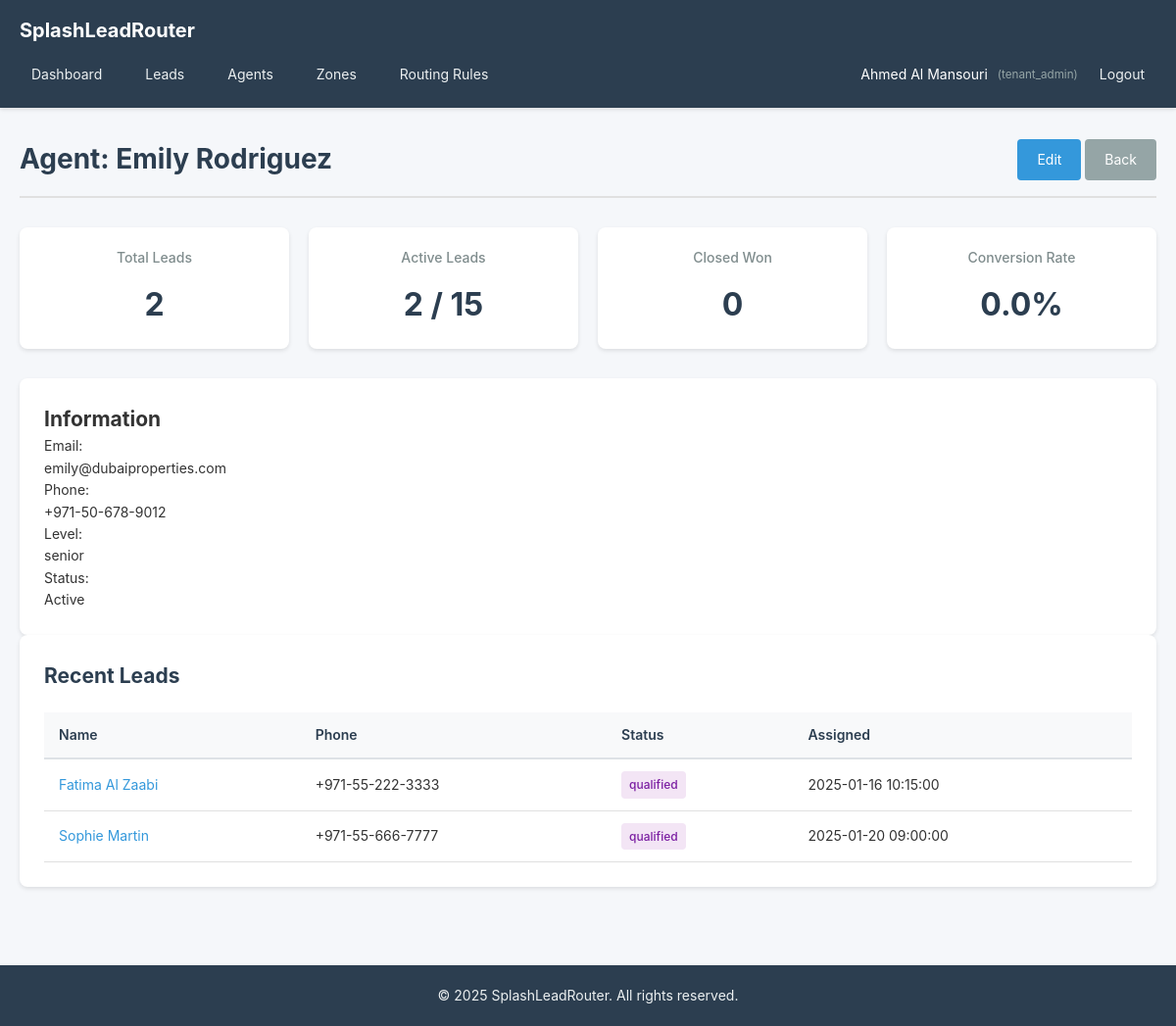
Page /agents/7 (signed in) on the committed database.
### tables this page shows
CREATE TABLE `users` (
  `id` INT UNSIGNED NOT NULL AUTO_INCREMENT,
  `tenant_id` INT UNSIGNED DEFAULT NULL COMMENT 'NULL for platform_admin',
  `name` VARCHAR(255) NOT NULL,
  `email` VARCHAR(255) NOT NULL,
  `password` VARCHAR(255) NOT NULL,
  `phone` VARCHAR(50) DEFAULT NULL,
  `role` ENUM('platform_admin', 'tenant_admin', 'agent', 'viewer') NOT NULL,
  `agent_level` ENUM('junior', 'senior') DEFAULT NULL COMMENT 'For agents only',
  `max_active_leads` INT DEFAULT 10 COMMENT 'Max open leads for agents',
  `is_active` TINYINT(1) DEFAULT 1,
  `created_at` TIMESTAMP DEFAULT CURRENT_TIMESTAMP,
  `updated_at` TIMESTAMP DEFAULT CURRENT_TIMESTAMP ON UPDATE CURRENT_TIMESTAMP,
  PRIMARY KEY (`id`),
  UNIQUE KEY `unique_email` (`email`),
  INDEX `idx_tenant_id` (`tenant_id`),
  INDEX `idx_role` (`role`),
  INDEX `idx_is_active` (`is_active`),
  FOREIGN KEY (`tenant_id`) REFERENCES `tenants`(`id`) ON DELETE CASCADE
);

CREATE TABLE `leads` (
  `id` INT UNSIGNED NOT NULL AUTO_INCREMENT,
  `tenant_id` INT UNSIGNED NOT NULL,
  `name` VARCHAR(255) NOT NULL,
  `phone` VARCHAR(50) NOT NULL,
  `email` VARCHAR(255) DEFAULT NULL,
  `source` VARCHAR(100) DEFAULT NULL,
  `source_id` INT UNSIGNED DEFAULT NULL COMMENT 'FK to lead_sources',
  `campaign` VARCHAR(255) DEFAULT NULL,
  `property_type` VARCHAR(100) DEFAULT NULL,
  `budget_min` DECIMAL(12,2) DEFAULT NULL,
  `budget_max` DECIMAL(12,2) DEFAULT NULL,
  `preferred_city` VARCHAR(100) DEFAULT NULL,
  `preferred_area` VARCHAR(100) DEFAULT NULL,
  `preferred_location` TEXT DEFAULT NULL,
  `notes` TEXT DEFAULT NULL,
  `status` ENUM('new', 'assigned', 'contacted', 'qualified', 'unqualified', 'closed_won', 'closed_lost') DEFAULT 'new',
  `assigned_agent_id` INT UNSIGNED DEFAULT NULL,
  `assigned_at` TIMESTAMP NULL DEFAULT NULL,
  `assignment_rule_id` INT UNSIGNED DEFAULT NULL,
  `first_contacted_at` TIMESTAMP NULL DEFAULT NULL,
  `qualified_at` TIMESTAMP NULL DEFAULT NULL,
  `closed_at` TIMESTAMP NULL DEFAULT NULL,
  `created_at` TIMESTAMP DEFAULT CURRENT_TIMESTAMP,
  `updated_at` TIMESTAMP DEFAULT CURRENT_TIMESTAMP ON UPDATE CURRENT_TIMESTAMP,
  PRIMARY KEY (`id`),
  INDEX `idx_tenant_id` (`tenant_id`),
  INDEX `idx_status` (`status`),
  INDEX `idx_assigned_agent_id` (`assigned_agent_id`),
  INDEX `idx_source` (`source`),
  INDEX `idx_created_at` (`created_at`),
  INDEX `idx_preferred_city` (`preferred_city`),
  FOREIGN KEY (`tenant_id`) REFERENCES `tenants`(`id`) ON DELETE CASCADE,
  FOREIGN KEY (`assigned_agent_id`) REFERENCES `users`(`id`) ON DELETE SET NULL,
  FOREIGN KEY (`source_id`) REFERENCES `lead_sources`(`id`) ON DELETE SET NULL,
  FOREIGN KEY (`assignment_rule_id`) REFERENCES `routing_rules`(`id`) ON DELETE SET NULL
);

### app/controllers/AgentController.php (called while the page is built, shortened)
<?php
require_once __DIR__ . '/../core/Controller.php';
require_once __DIR__ . '/../models/User.php';
class AgentController extends Controller {
    public function show($id) {
        $userModel = $this->model('User');
        $agent = $userModel->findById($id);
        $agentWithMetrics = $userModel->getAgentWithMetrics($id);
        $leadModel = $this->model('Lead');
        $recentLeads = $leadModel->getLeadsByAgent($id, [], 10, 0);
        $data = [
            'agent' => $agentWithMetrics,
            'recent_leads' => $recentLeads
        ];
        $this->view('agents/show', $data);
    }
}

### public/index.php (called while the page is built, shortened)
<?php
require_once __DIR__ . '/../app/core/Database.php';
require_once __DIR__ . '/../app/core/Router.php';
require_once __DIR__ . '/../app/core/Controller.php';
require_once __DIR__ . '/../app/core/Model.php';
require_once __DIR__ . '/../app/core/View.php';
$router = new Router();
$router->get('/', 'DashboardController', 'index', 'home');
$router->get('/login', 'AuthController', 'showLogin', 'login.show');
$router->post('/login', 'AuthController', 'login', 'login.post');
$router->get('/logout', 'AuthController', 'logout', 'logout');
$router->get('/register', 'AuthController', 'showRegister', 'register.show');
$router->post('/register', 'AuthController', 'register', 'register.post');
$router->get('/dashboard', 'DashboardController', 'index', 'dashboard');
$router->get('/leads', 'LeadController', 'index', 'leads.index');
$router->get('/leads/create', 'LeadController', 'create', 'leads.create');
$router->post('/leads', 'LeadController', 'store', 'leads.store');
$router->get('/leads/:id', 'LeadController', 'show', 'leads.show');
$router->get('/leads/:id/edit', 'LeadController', 'edit', 'leads.edit');
$router->post('/leads/:id/update', 'LeadController', 'update', 'leads.update');
$router->post('/leads/:id/status', 'LeadController', 'updateStatus', 'leads.status');
$router->post('/leads/:id/notes', 'LeadController', 'addNote', 'leads.notes');
$router->post('/leads/:id/reassign', 'LeadController', 'reassign', 'leads.reassign');
$router->get('/agents', 'AgentController', 'index', 'agents.index');
$router->get('/agents/create', 'AgentController', 'create', 'agents.create');
$router->post('/agents', 'AgentController', 'store', 'agents.store');
$router->get('/agents/:id', 'AgentController', 'show', 'agents.show');
$router->get('/agents/:id/edit', 'AgentController', 'edit', 'agents.edit');
$router->post('/agents/:id/update', 'AgentController', 'update', 'agents.update');
$router->post('/agents/:id/delete', 'AgentController', 'delete', 'agents.delete');
$router->get('/zones', 'ZoneController', 'index', 'zones.index');
$router->get('/zones/create', 'ZoneController', 'create', 'zones.create');
$router->post('/zones', 'ZoneController', 'store', 'zones.store');
$router->get('/zones/:id', 'ZoneController', 'show', 'zones.show');
$router->get('/zones/:id/edit', 'ZoneController', 'edit', 'zones.edit');
$router->post('/zones/:id/update', 'ZoneController', 'update', 'zones.update');
$router->post('/zones/:id/assign-agent', 'ZoneController', 'assignAgent', 'zones.assign');
$router->post('/zones/:id/remove-agent/:agentId', 'ZoneController', 'removeAgent', 'zones.remove');
$router->post('/zones/:id/delete', 'ZoneController', 'delete', 'zones.delete');
$router->get('/routing-rules', 'RoutingRuleController', 'index', 'routing.index');
$router->get('/routing-rules/create', 'RoutingRuleController', 'create', 'routing.create');
$router->post('/routing-rules', 'RoutingRuleController', 'store', 'routing.store');
$router->get('/routing-rules/:id', 'RoutingRuleController', 'show', 'routing.show');
$router->get('/routing-rules/:id/edit', 'RoutingRuleController', 'edit', 'routing.edit');
$router->post('/routing-rules/:id/update', 'RoutingRuleController', 'update', 'routing.update');
$router->post('/routing-rules/:id/toggle', 'RoutingRuleController', 'toggleStatus', 'routing.toggle');
$router->post('/routing-rules/:id/delete', 'RoutingRuleController', 'delete', 'routing.delete');
$router->get('/api/docs', 'ApiController', 'docs', 'api.docs');
$router->post('/api/leads', 'ApiController', 'createLead', 'api.leads.create');
$router->post('/api/leads/:id', 'ApiController', 'updateLead', 'api.leads.update');
$router->get('/api/leads/:id', 'ApiController', 'getLead', 'api.leads.get');
$router->dispatch();

### app/core/View.php (called while the page is built, shortened)
<?php
class View {
    public static function escape($string) {
        return htmlspecialchars($string, ENT_QUOTES, 'UTF-8');
    }
    public static function formatDate($date, $format = 'Y-m-d H:i:s') {
        $timestamp = strtotime($date);
        return date($format, $timestamp);
    }
}

### config/database.php (called while the page is built)
<?php
return [
    'host' => getenv('DB_HOST') ?: 'localhost',
    'database' => getenv('DB_NAME') ?: 'splashleadrouter',
    'username' => getenv('DB_USER') ?: 'root',
    'password' => getenv('DB_PASS') ?: '',
    'charset' => 'utf8mb4',
];

### app/core/Database.php (called while the page is built, shortened)
<?php
class Database {
    private static $instance = null;
    private $connection;
    private function __construct() {
        $config = require_once __DIR__ . '/../../config/database.php';
        $dsn = "mysql:host={$config['host']};dbname={$config['database']};charset={$config['charset']}";
        $options = [
            PDO::ATTR_ERRMODE => PDO::ERRMODE_EXCEPTION,
            PDO::ATTR_DEFAULT_FETCH_MODE => PDO::FETCH_ASSOC,
            PDO::ATTR_EMULATE_PREPARES => false,
        ];
        try {
            $this->connection = new PDO($dsn, $config['username'], $config['password'], $options);
        } catch (PDOException $e) {
            die('Database connection failed: ' . $e->getMessage());
        }
    }
    public static function getInstance() {
        if (self::$instance === null) {
            self::$instance = new self();
        }
        return self::$instance;
    }
    public function query($sql, $params = []) {
        $stmt = $this->connection->prepare($sql);
        $stmt->execute($params);
        return $stmt;
    }
}

### app/core/Model.php (called while the page is built, shortened)
<?php
class Model {
    protected $db;
    protected $table;
    protected $primaryKey = 'id';
    public function __construct() {
        $this->db = Database::getInstance();
    }
    public function findById($id) {
        $sql = "SELECT * FROM {$this->table} WHERE {$this->primaryKey} = ? LIMIT 1";
        $stmt = $this->db->query($sql, [$id]);
        $result = $stmt->fetch();
        return $result ?: null;
    }
    protected function query($sql, $params = []) {
        return $this->db->query($sql, $params);
    }
}

### app/models/User.php (called while the page is built, shortened)
<?php
require_once __DIR__ . '/../core/Model.php';
class User extends Model {
    protected $table = 'users';
    public function getAgentWithMetrics($agentId) {
        $sql = "SELECT u.*,
                COUNT(DISTINCT l.id) as total_leads,
                COUNT(DISTINCT CASE WHEN l.status = 'closed_won' THEN l.id END) as closed_won_count,
                COUNT(DISTINCT CASE WHEN l.status IN ('new', 'assigned', 'contacted', 'qualified') THEN l.id END) as active_leads_count,
                ROUND(COUNT(DISTINCT CASE WHEN l.status = 'closed_won' THEN l.id END) * 100.0 / NULLIF(COUNT(DISTINCT l.id), 0), 2) as conversion_rate
                FROM {$this->table} u
                LEFT JOIN leads l ON u.id = l.assigned_agent_id
                WHERE u.id = ?
                GROUP BY u.id";
        $stmt = $this->query($sql, [$agentId]);
        $result = $stmt->fetch();
        return $result ?: null;
    }
}

### app/models/Lead.php (called while the page is built, shortened)
<?php
require_once __DIR__ . '/../core/Model.php';
class Lead extends Model {
    protected $table = 'leads';
    public function getLeadsByAgent($agentId, $filters = [], $limit = 20, $offset = 0) {
        $sql = "SELECT l.*, ls.name as source_name
                FROM {$this->table} l
                LEFT JOIN lead_sources ls ON l.source_id = ls.id
                WHERE l.assigned_agent_id = ?";
        $params = [$agentId];
        $sql .= " ORDER BY l.created_at DESC LIMIT ? OFFSET ?";
        $params[] = $limit;
        $params[] = $offset;
        $stmt = $this->query($sql, $params);
        return $stmt->fetchAll();
    }
}

### app/views/agents/show.php (the view, shortened to what this page needs)
<?php
require_once __DIR__ . '/../layouts/header.php';
?>
<div class="page-header">
    <h1>Agent: <?php echo View::escape($agent['name']); ?></h1>
    <div>
        <a href="/agents/<?php echo $agent['id']; ?>/edit" class="btn">Edit</a>
        <a href="/agents" class="btn btn-secondary">Back</a>
    </div>
</div>
<div class="stats-grid">
    <div class="stat-card">
        <h3>Total Leads</h3>
        <p class="stat-number"><?php echo $agent['total_leads']; ?></p>
    </div>
    <div class="stat-card">
        <h3>Active Leads</h3>
        <p class="stat-number"><?php echo $agent['active_leads_count']; ?> / <?php echo $agent['max_active_leads']; ?></p>
    </div>
    <div class="stat-card">
        <h3>Closed Won</h3>
        <p class="stat-number"><?php echo $agent['closed_won_count']; ?></p>
    </div>
    <div class="stat-card">
        <h3>Conversion Rate</h3>
        <p class="stat-number"><?php echo number_format($agent['conversion_rate'], 1); ?>%</p>
    </div>
</div>
<div class="agent-info">
    <h2>Information</h2>
    <dl>
        <dt>Email:</dt>
        <dd><?php echo View::escape($agent['email']); ?></dd>
        <dt>Phone:</dt>
        <dd><?php echo View::escape($agent['phone']); ?></dd>
        <dt>Level:</dt>
        <dd><?php echo View::escape($agent['agent_level']); ?></dd>
        <dt>Status:</dt>
        <dd><?php echo $agent['is_active'] ? 'Active' : 'Inactive'; ?></dd>
    </dl>
</div>
<div class="recent-leads">
    <h2>Recent Leads</h2>
    <table class="data-table">
        <thead>
            <tr>
                <th>Name</th>
                <th>Phone</th>
                <th>Status</th>
                <th>Assigned</th>
            </tr>
        </thead>
        <tbody>
            <?php foreach ($recent_leads as $lead): ?>
            <tr>
                <td><a href="/leads/<?php echo $lead['id']; ?>"><?php echo View::escape($lead['name']); ?></a></td>
                <td><?php echo View::escape($lead['phone']); ?></td>
                <td><span class="badge badge-<?php echo $lead['status']; ?>"><?php echo $lead['status']; ?></span></td>
                <td><?php echo View::formatDate($lead['assigned_at']); ?></td>
            </tr>
            <?php endforeach; ?>
        </tbody>
    </table>
</div>
<?php require_once __DIR__ . '/../layouts/footer.php'; ?>

### app/core/Router.php (shortened to what this page needs)
<?php
class Router {
    private $routes = [];
    private function addRoute($method, $path, $controller, $action, $name = null) {
        $pattern = $this->convertPathToRegex($path);
        $this->routes[] = [
            'method' => $method,
            'path' => $path,
            'pattern' => $pattern,
            'controller' => $controller,
            'action' => $action
        ];
    }
    private function convertPathToRegex($path) {
        $pattern = preg_replace('/\/:([a-zA-Z0-9_]+)/', '/(?P<$1>[a-zA-Z0-9_-]+)', $path);
        return '#^' . $pattern . '$#';
    }
    public function dispatch() {
        $requestMethod = $_SERVER['REQUEST_METHOD'];
        $requestUri = $_SERVER['REQUEST_URI'];
        $requestUri = strtok($requestUri, '?');
        $requestUri = rtrim($requestUri, '/');
        foreach ($this->routes as $route) {
            if ($route['method'] === $requestMethod && preg_match($route['pattern'], $requestUri, $matches)) {
                $params = array_filter($matches, 'is_string', ARRAY_FILTER_USE_KEY);
                $controller = new $controllerName();
                $action = $route['action'];
                call_user_func_array([$controller, $action], $params);
                return;
            }
        }
    }
}

### app/views/layouts/header.php (shortened to what this page needs)
<!DOCTYPE html>
<html lang="en">
<head>
    <link rel="stylesheet" href="/assets/css/style.css">
</head>
<body>
    <?php if (isset($_SESSION['user_id'])): ?>
    <nav class="navbar">
        <div class="container">
            <div class="navbar-brand">
                <a href="/dashboard">SplashLeadRouter</a>
            </div>
            <div class="navbar-menu">
                <a href="/dashboard">Dashboard</a>
                <a href="/leads">Leads</a>
                <?php if (in_array($_SESSION['user_role'], ['tenant_admin', 'platform_admin'])): ?>
                <a href="/agents">Agents</a>
                <a href="/zones">Zones</a>
                <a href="/routing-rules">Routing Rules</a>
                <?php endif; ?>
                <div class="navbar-user">
                    <span><?php echo View::escape($_SESSION['user_name']); ?></span>
                    <small>(<?php echo View::escape($_SESSION['user_role']); ?>)</small>
                    <a href="/logout">Logout</a>
                </div>
            </div>
        </div>
    </nav>
    <?php endif; ?>
    <main class="main-content">
        <div class="container">

### app/views/layouts/footer.php (shortened to what this page needs)
        </div>
    </main>
    <footer class="footer">
        <div class="container">
            <p>&copy; <?php echo date('Y'); ?> SplashLeadRouter. All rights reserved.</p>
        </div>
    </footer>
</body>
</html>

### rows in the picture
users: name "Emily Rodriguez", total_leads "2", active_leads_count "2", max_active_leads "15", closed_won_count "0", conversion_rate "0.0", email "emily@dubaiproperties.com", phone "+971-50-678-9012", agent_level "senior", is_active "Active"
leads: name "Fatima Al Zaabi", phone "+971-55-222-3333", status "qualified", assigned_at "2025-01-16 10:15:00"
leads: name "Sophie Martin", phone "+971-55-666-7777", status "qualified", assigned_at "2025-01-20 09:00:00"
